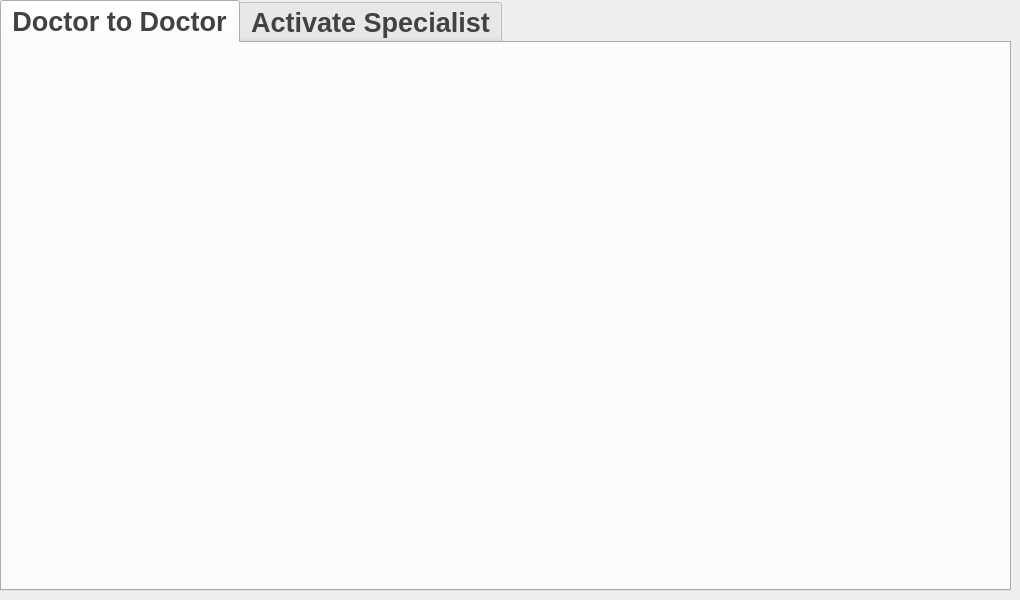
    <widget class="QWidget" name="page_7">
     <widget class="QTabWidget" name="tabWidget_4">
      <property name="geometry">
       <rect>
        <x>0</x>
        <y>0</y>
        <width>1011</width>
        <height>591</height>
       </rect>
      </property>
      <property name="font">
       <font>
        <pointsize>20</pointsize>
        <bold>true</bold>
        <kerning>true</kerning>
       </font>
      </property>
      <property name="focusPolicy">
       <enum>Qt::TabFocus</enum>
      </property>
      <property name="contextMenuPolicy">
       <enum>Qt::ActionsContextMenu</enum>
      </property>
      <property name="styleSheet">
       <string notr="true">color: rgb(66, 66, 66);</string>
      </property>
      <property name="tabPosition">
       <enum>QTabWidget::North</enum>
      </property>
      <property name="tabShape">
       <enum>QTabWidget::Rounded</enum>
      </property>
      <property name="currentIndex">
       <number>0</number>
      </property>
      <property name="iconSize">
       <size>
        <width>30</width>
        <height>30</height>
       </size>
      </property>
      <property name="elideMode">
       <enum>Qt::ElideNone</enum>
      </property>
      <widget class="QWidget" name="tab_11">
       <attribute name="title">
        <string>Doctor to Doctor</string>
       </attribute>
      </widget>
      <widget class="QWidget" name="tab_12">
       <attribute name="title">
        <string>Activate Specialist</string>
       </attribute>
      </widget>
     </widget>
    </widget>
